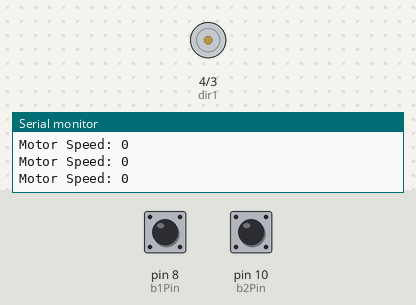
Recording of a sketch running on a simulated Arduino Uno, built with avr-gcc and run on an emulated ATmega328P. Parts: motor-driver pin pairs drawn as motors (green arrow = first pin HIGH = forward, orange = second pin HIGH = backward, longer = more drive, scaled by the enable pin), the last lines printed to the serial monitor. The test bench sets the inputs (shaded band); at power-on: pin 8 (b1Pin) HIGH, pin 10 (b2Pin) HIGH.

Above: at 1.2 s.
1.3 s: pin 8 (b1Pin) pulled LOW for 1 s
At 3.0 s:
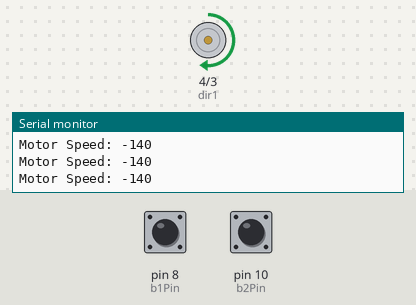
3.8 s: pin 10 (b2Pin) pulled LOW for 3.2 s
At 8.1 s:
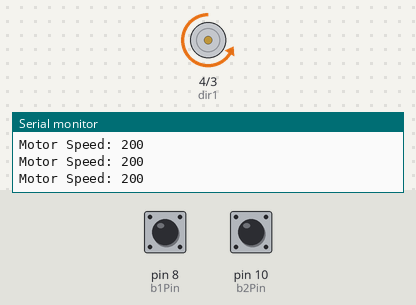
8.5 s: pin 8 (b1Pin) pulled LOW for 3.2 s
At 9.32 s:
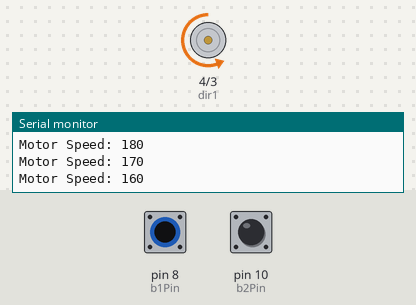
13.2 s: pin 8 (b1Pin) pulled LOW for 3.2 s
At 16.5 s:
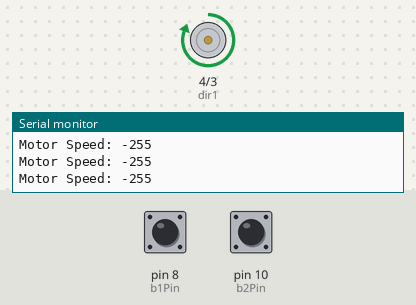
17.9 s: pin 10 (b2Pin) pulled LOW for 0.15 s
At 18.7 s:
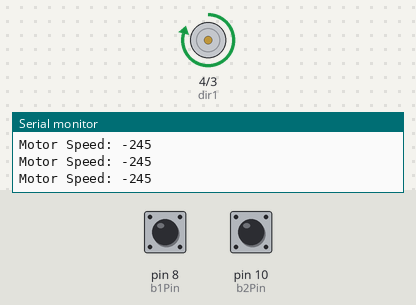
Timing chart, 0 to 20.5 s (numbered marks = the images above; inputs shaded):
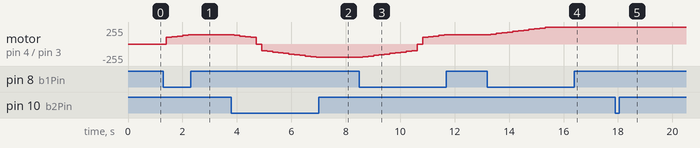

The sketch:

40-Motor-Buttons.ino
```cpp
/**
 * Lesson 40 - Motor Buttons

 Pauls solution to yesterday's homework.

 I thought about making it go straight up to 90 or 100 but I thought
 he didn't want to. Looks like he did.

 I should try this again using functional programming.

 However, I changed some of his code he had bugs and this way just works more simply

 I didn't test the wiring cause I'm too tired. I know ts is working.
 */

 int speedPin = 5;
 int speedVal = 0;
 int dir1 = 4;
 int dir2 = 3;

 int b1Pin = 8;
 int b1Val;

 int b2Pin = 10;
 int b2Val;

 int dt = 100;

void setup() {
  pinMode(speedPin, OUTPUT);
  pinMode(dir1, OUTPUT);
  pinMode(dir2, OUTPUT);
  pinMode(b1Pin, INPUT_PULLUP);
  pinMode(b2Pin, INPUT_PULLUP);
  Serial.begin(9600);
}

void loop() {


  b1Val = digitalRead(b1Pin);
  b2Val = digitalRead(b2Pin);

  if(b1Val==0){
    speedVal -= 10;
    delay(dt);
  }
  if(b2Val==0){
    speedVal += 10;
    delay(dt);
  }
  if(speedVal > 255){
    speedVal = 255;
  }
  if(speedVal < -255){
    speedVal = -255;
  }
  if(b1Val == 0 && speedVal == -10){
    speedVal += -90;
  }
  if(b2Val == 0 && speedVal == 10){
    speedVal += 90;
  }
  if(speedVal == 90 || speedVal == 95){
    speedVal = 0;
  }
  if(speedVal == -90 || speedVal == -95){
    speedVal = 0;
  }
  if(speedVal == 0){
    analogWrite(speedPin, 0);
  }
  if(speedVal > 0){
    digitalWrite(dir1, LOW);
    digitalWrite(dir2, HIGH);
    analogWrite(speedPin, speedVal);
  }
  if(speedVal < 0){
    digitalWrite(dir1, HIGH);
    digitalWrite(dir2, LOW);
    analogWrite(speedPin, -speedVal);
  }

  Serial.print("Motor Speed: ");
  Serial.println(speedVal);
  delay(dt);

}
```

Measured:
- after the input at 1.3 s, motor on pin 4 (dir1) / pin 3 (dir2): moves from stopped to forward 140/255 over 0.80 s, starting after 0.10 s
- after the input at 3.8 s, motor on pin 4 (dir1) / pin 3 (dir2): moves from forward 140/255 to backward 200/255 over 3.0 s, starting after 0.11 s
- after the input at 8.5 s, motor on pin 4 (dir1) / pin 3 (dir2): moves from backward 200/255 to forward 140/255 over 3.0 s, starting after 0.12 s
- after the input at 13.2 s, motor on pin 4 (dir1) / pin 3 (dir2): moves from forward 140/255 to forward 255/255 over 2.2 s, starting after 0.13 s
- after the input at 17.9 s, motor on pin 4 (dir1) / pin 3 (dir2): forward 255/255 → forward 250/255 after 0.14 s
